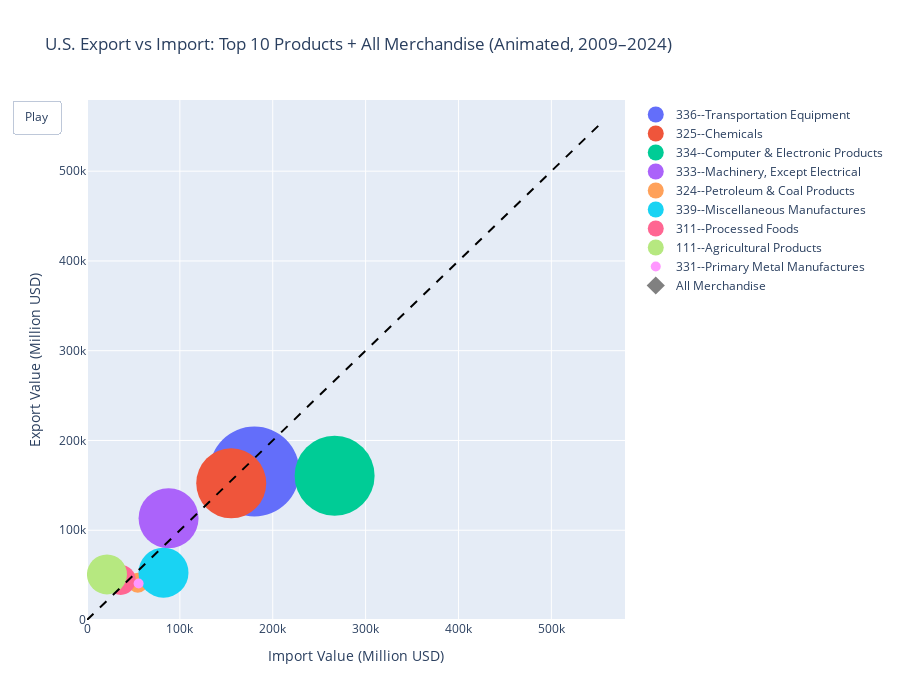

Notebook code for this chart:
### Code cell
# 📦 Step 1: Import libraries
import pandas as pd
import plotly.graph_objects as go

# 📂 Step 2: Load cleaned data
export_clean = pd.read_csv("../data/Processed/Export_Trade_Cleaned.csv")
import_clean = pd.read_csv("../data/Processed/Import_Trade_Cleaned.csv")

# 🧼 Step 3: Clean and reshape data
def clean_and_melt(df, value_name):
    df = df.copy()
    df.columns = df.columns.str.strip()
    df.iloc[:, 1:] = df.iloc[:, 1:].replace('[\$,]', '', regex=True).astype(float)
    df_long = df.melt(id_vars=["Product"], var_name="Year", value_name=value_name)
    df_long["Year"] = df_long["Year"].astype(int)
    return df_long

export_long = clean_and_melt(export_clean, "Export")
import_long = clean_and_melt(import_clean, "Import")

# 🔗 Step 4: Merge & Rank
merged = pd.merge(export_long, import_long, on=["Product", "Year"])
merged["Rank"] = merged.groupby("Year")["Export"].rank(method="first", ascending=False)
merged["Is_All_Merchandise"] = merged["Product"].str.contains("All Merchandise")

# ✂️ Step 5: Split out datasets
all_merch = merged[merged["Is_All_Merchandise"]].copy()
top10 = merged[(~merged["Is_All_Merchandise"]) & (merged["Rank"] <= 10)].copy()
top10["Size"] = (11 - top10["Rank"]) * 10

# 📆 Step 6: Setup animation
years = sorted(top10["Year"].unique())
max_val = max(top10["Export"].max(), top10["Import"].max())

# 🎬 Step 7: Build initial frame
fig = go.Figure()

initial_year = years[0]
initial_top = top10[top10["Year"] == initial_year]
initial_all = all_merch[all_merch["Year"] == initial_year].iloc[0]

# Top 10 traces
for _, row in initial_top.iterrows():
    fig.add_trace(go.Scatter(
        x=[row["Import"]],
        y=[row["Export"]],
        mode='markers',
        name=row["Product"],
        marker=dict(size=row["Size"]),
        hovertemplate=f"<b>{row['Product']}</b><br>Export: {row['Export']:,.0f}<br>Import: {row['Import']:,.0f}<br>Rank: {int(row['Rank'])}<extra></extra>"
    ))

# All Merchandise trace
fig.add_trace(go.Scatter(
    x=[initial_all["Import"]],
    y=[initial_all["Export"]],
    mode='markers+text',
    name="All Merchandise",
    marker=dict(size=14, color='gray', symbol='diamond'),
    text=["All Merchandise"],
    textposition="top center",
    hovertemplate=f"<b>All Merchandise</b><br>Export: {initial_all['Export']:,.0f}<br>Import: {initial_all['Import']:,.0f}<extra></extra>"
))

# Add trade balance line
fig.add_shape(
    type="line",
    x0=0, y0=0, x1=max_val, y1=max_val,
    line=dict(dash="dash", color="black"),
)

# 🎞️ Step 8: Build animation frames
frames = []
for year in years:
    frame_data = []

    year_data = top10[top10["Year"] == year]
    for _, row in year_data.iterrows():
        frame_data.append(go.Scatter(
            x=[row["Import"]],
            y=[row["Export"]],
            mode='markers',
            name=row["Product"],
            marker=dict(size=row["Size"]),
            hovertemplate=f"<b>{row['Product']}</b><br>Export: {row['Export']:,.0f}<br>Import: {row['Import']:,.0f}<br>Rank: {int(row['Rank'])}<extra></extra>"
        ))

    all_row = all_merch[all_merch["Year"] == year].iloc[0]
    frame_data.append(go.Scatter(
        x=[all_row["Import"]],
        y=[all_row["Export"]],
        mode='markers+text',
        name="All Merchandise",
        marker=dict(size=14, color='gray', symbol='diamond'),
        text=["All Merchandise"],
        textposition="top center",
        hovertemplate=f"<b>All Merchandise</b><br>Export: {all_row['Export']:,.0f}<br>Import: {all_row['Import']:,.0f}<extra></extra>"
    ))

    frames.append(go.Frame(data=frame_data, name=str(year)))

# 🧾 Step 9: Final layout and play button
fig.update_layout(
    title="U.S. Export vs Import: Top 10 Products + All Merchandise (Animated, 2009–2024)",
    xaxis=dict(title="Import Value (Million USD)", range=[0, max_val * 1.05]),
    yaxis=dict(title="Export Value (Million USD)", range=[0, max_val * 1.05]),
    height=700,
    updatemenus=[dict(
        type="buttons",
        showactive=False,
        buttons=[dict(label="Play", method="animate", args=[None, {"frame": {"duration": 800, "redraw": True}, "fromcurrent": True}])]
    )]
)

# 🎞️ Assign frames correctly
fig.frames = frames

# ▶️ Show plot
fig.show()

### Figure 1 — Plotly figure (JSON) as saved in the notebook; plotly's stock layout.template omitted (floating-point values rounded to 4 significant figures)
{"data": [{"hovertemplate": "<b>336--Transportation Equipment</b><br>Export: 165,375<br>Import: 180,212<br>Rank: 2<extra></extra>", "marker": {"size": 90}, "mode": "markers", "name": "336--Transportation Equipment", "type": "scatter", "x": [180212], "y": [165375]}, {"hovertemplate": "<b>325--Chemicals</b><br>Export: 152,255<br>Import: 155,313<br>Rank: 4<extra></extra>", "marker": {"size": 70}, "mode": "markers", "name": "325--Chemicals", "type": "scatter", "x": [155313], "y": [152255]}, {"hovertemplate": "<b>334--Computer & Electronic Products</b><br>Export: 160,628<br>Import: 266,612<br>Rank: 3<extra></extra>", "marker": {"size": 80}, "mode": "markers", "name": "334--Computer & Electronic Products", "type": "scatter", "x": [266612], "y": [160628]}, {"hovertemplate": "<b>333--Machinery, Except Electrical</b><br>Export: 113,416<br>Import: 87,824<br>Rank: 5<extra></extra>", "marker": {"size": 60}, "mode": "markers", "name": "333--Machinery, Except Electrical", "type": "scatter", "x": [87824], "y": [113416]}, {"hovertemplate": "<b>324--Petroleum & Coal Products</b><br>Export: 41,595<br>Import: 54,685<br>Rank: 9<extra></extra>", "marker": {"size": 20}, "mode": "markers", "name": "324--Petroleum & Coal Products", "type": "scatter", "x": [54685], "y": [41595]}, {"hovertemplate": "<b>339--Miscellaneous Manufactures</b><br>Export: 52,740<br>Import: 82,344<br>Rank: 6<extra></extra>", "marker": {"size": 50}, "mode": "markers", "name": "339--Miscellaneous Manufactures", "type": "scatter", "x": [82344], "y": [52740]}, {"hovertemplate": "<b>311--Processed Foods</b><br>Export: 44,679<br>Import: 36,228<br>Rank: 8<extra></extra>", "marker": {"size": 30}, "mode": "markers", "name": "311--Processed Foods", "type": "scatter", "x": [36228], "y": [44679]}, {"hovertemplate": "<b>111--Agricultural Products</b><br>Export: 50,826<br>Import: 21,503<br>Rank: 7<extra></extra>", "marker": {"size": 40}, "mode": "markers", "name": "111--Agricultural Products", "type": "scatter", "x": [21503], "y": [50826]}, {"hovertemplate": "<b>331--Primary Metal Manufactures</b><br>Export: 40,656<br>Import: 55,578<br>Rank: 10<extra></extra>", "marker": {"size": 10}, "mode": "markers", "name": "331--Primary Metal Manufactures", "type": "scatter", "x": [55578], "y": [40656]}, {"hovertemplate": "<b>All Merchandise</b><br>Export: 1,056,043<br>Import: 1,559,625<extra></extra>", "marker": {"color": "gray", "size": 14, "symbol": "diamond"}, "mode": "markers+text", "name": "All Merchandise", "text": ["All Merchandise"], "textposition": "top center", "type": "scatter", "x": [1559625], "y": [1056043]}], "layout": {"height": 700, "shapes": [{"line": {"color": "black", "dash": "dash"}, "type": "line", "x0": 0, "x1": 551708, "y0": 0, "y1": 551708}], "title": {"text": "U.S. Export vs Import: Top 10 Products + All Merchandise (Animated, 2009–2024)"}, "updatemenus": [{"buttons": [{"args": [null, {"frame": {"duration": 800, "redraw": true}, "fromcurrent": true}], "label": "Play", "method": "animate"}], "showactive": false, "type": "buttons"}], "xaxis": {"range": [0, 579300.0], "title": {"text": "Import Value (Million USD)"}}, "yaxis": {"range": [0, 579300.0], "title": {"text": "Export Value (Million USD)"}}}}
